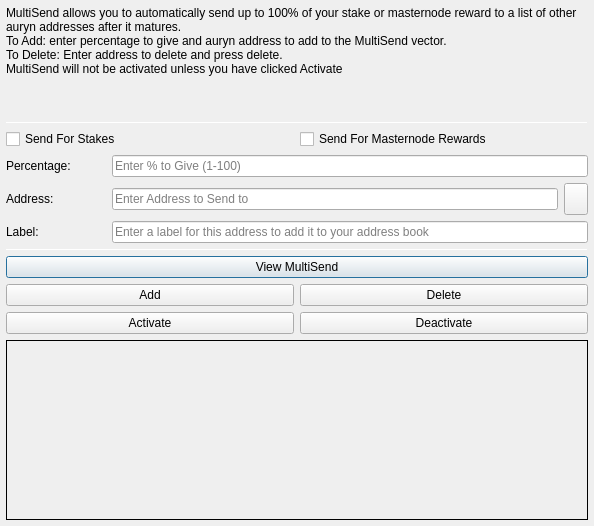
<?xml version="1.0" encoding="UTF-8"?>
<ui version="4.0">
 <class>MultiSendDialog</class>
 <widget class="QDialog" name="MultiSendDialog">
  <property name="windowModality">
   <enum>Qt::NonModal</enum>
  </property>
  <property name="geometry">
   <rect>
    <x>0</x>
    <y>0</y>
    <width>594</width>
    <height>526</height>
   </rect>
  </property>
  <property name="windowTitle">
   <string>MultiSend</string>
  </property>
  <layout class="QVBoxLayout" name="verticalLayout" stretch="0">
   <property name="leftMargin">
    <number>6</number>
   </property>
   <property name="topMargin">
    <number>6</number>
   </property>
   <property name="rightMargin">
    <number>6</number>
   </property>
   <property name="bottomMargin">
    <number>6</number>
   </property>
   <item>
    <layout class="QVBoxLayout" name="verticalLayout_Main" stretch="1,1,1,0,1,1,1">
     <item>
      <widget class="QLabel" name="label_2">
       <property name="lineWidth">
        <number>1</number>
       </property>
       <property name="text">
        <string>MultiSend allows you to automatically send up to 100% of your stake or masternode reward to a list of other auryn addresses after it matures.
To Add: enter percentage to give and auryn address to add to the MultiSend vector.
To Delete: Enter address to delete and press delete.
MultiSend will not be activated unless you have clicked Activate</string>
       </property>
       <property name="alignment">
        <set>Qt::AlignLeading|Qt::AlignLeft|Qt::AlignTop</set>
       </property>
       <property name="wordWrap">
        <bool>true</bool>
       </property>
      </widget>
     </item>
     <item>
      <widget class="Line" name="line">
       <property name="minimumSize">
        <size>
         <width>0</width>
         <height>1</height>
        </size>
       </property>
       <property name="maximumSize">
        <size>
         <width>16777215</width>
         <height>1</height>
        </size>
       </property>
       <property name="orientation">
        <enum>Qt::Horizontal</enum>
       </property>
      </widget>
     </item>
     <item>
      <layout class="QVBoxLayout" name="verticalLayout_Settings">
       <item>
        <layout class="QHBoxLayout" name="horizontalLayout">
         <item>
          <widget class="QCheckBox" name="multiSendStakeCheckBox">
           <property name="text">
            <string>Send For Stakes</string>
           </property>
          </widget>
         </item>
         <item>
          <widget class="QCheckBox" name="multiSendMasternodeCheckBox">
           <property name="text">
            <string>Send For Masternode Rewards</string>
           </property>
          </widget>
         </item>
        </layout>
       </item>
       <item>
        <layout class="QHBoxLayout" name="horizontalLayout_6">
         <item>
          <widget class="QLabel" name="label">
           <property name="minimumSize">
            <size>
             <width>100</width>
             <height>0</height>
            </size>
           </property>
           <property name="toolTip">
            <string>Percentage of stake to send</string>
           </property>
           <property name="text">
            <string>Percentage:</string>
           </property>
          </widget>
         </item>
         <item>
          <widget class="QLineEdit" name="multiSendPercentEdit">
           <property name="toolTip">
            <string>Enter whole numbers 1 - 100</string>
           </property>
           <property name="placeholderText">
            <string>Enter % to Give (1-100)</string>
           </property>
          </widget>
         </item>
        </layout>
       </item>
       <item>
        <layout class="QHBoxLayout" name="horizontalLayout_7">
         <item>
          <widget class="QLabel" name="label_5">
           <property name="minimumSize">
            <size>
             <width>100</width>
             <height>0</height>
            </size>
           </property>
           <property name="toolTip">
            <string>Address to send portion of stake to</string>
           </property>
           <property name="text">
            <string>Address:</string>
           </property>
          </widget>
         </item>
         <item>
          <widget class="QLineEdit" name="multiSendAddressEdit">
           <property name="toolTip">
            <string/>
           </property>
           <property name="placeholderText">
            <string>Enter Address to Send to</string>
           </property>
          </widget>
         </item>
         <item>
          <widget class="QToolButton" name="addressBookButton">
           <property name="maximumSize">
            <size>
             <width>16777215</width>
             <height>32</height>
            </size>
           </property>
           <property name="toolTip">
            <string>Choose an address from the address book</string>
           </property>
           <property name="text">
            <string/>
           </property>
           <property name="icon">
            <iconset resource="../bitcoin.qrc">
             <normaloff>:/icons/address-book</normaloff>:/icons/address-book</iconset>
           </property>
           <property name="shortcut">
            <string>Alt+A</string>
           </property>
          </widget>
         </item>
        </layout>
       </item>
      </layout>
     </item>
     <item>
      <layout class="QHBoxLayout" name="horizontalLayout_3">
       <item>
        <widget class="QLabel" name="label_3">
         <property name="minimumSize">
          <size>
           <width>100</width>
           <height>0</height>
          </size>
         </property>
         <property name="text">
          <string>Label:</string>
         </property>
        </widget>
       </item>
       <item>
        <widget class="QLineEdit" name="labelAddressLabelEdit">
         <property name="placeholderText">
          <string>Enter a label for this address to add it to your address book</string>
         </property>
        </widget>
       </item>
      </layout>
     </item>
     <item>
      <widget class="Line" name="line_2">
       <property name="minimumSize">
        <size>
         <width>0</width>
         <height>1</height>
        </size>
       </property>
       <property name="maximumSize">
        <size>
         <width>16777215</width>
         <height>1</height>
        </size>
       </property>
       <property name="orientation">
        <enum>Qt::Horizontal</enum>
       </property>
      </widget>
     </item>
     <item>
      <layout class="QVBoxLayout" name="verticalLayout_Buttons">
       <item>
        <layout class="QHBoxLayout" name="horizontalLayout_4">
         <item>
          <widget class="QPushButton" name="viewButton">
           <property name="toolTip">
            <string/>
           </property>
           <property name="statusTip">
            <string>View MultiSend Vector</string>
           </property>
           <property name="text">
            <string>View MultiSend</string>
           </property>
          </widget>
         </item>
        </layout>
       </item>
       <item>
        <layout class="QHBoxLayout" name="horizontalLayout_2">
         <item>
          <widget class="QPushButton" name="addButton">
           <property name="toolTip">
            <string/>
           </property>
           <property name="statusTip">
            <string>Add to MultiSend Vector</string>
           </property>
           <property name="text">
            <string>Add</string>
           </property>
          </widget>
         </item>
         <item>
          <widget class="QPushButton" name="deleteButton">
           <property name="toolTip">
            <string/>
           </property>
           <property name="statusTip">
            <string>Delete Address From MultiSend Vector</string>
           </property>
           <property name="text">
            <string>Delete</string>
           </property>
          </widget>
         </item>
        </layout>
       </item>
       <item>
        <layout class="QHBoxLayout" name="horizontalLayout_5">
         <item>
          <widget class="QPushButton" name="activateButton">
           <property name="statusTip">
            <string>Activate MultiSend</string>
           </property>
           <property name="text">
            <string>Activate</string>
           </property>
          </widget>
         </item>
         <item>
          <widget class="QPushButton" name="disableButton">
           <property name="statusTip">
            <string>Deactivate MultiSend</string>
           </property>
           <property name="text">
            <string>Deactivate</string>
           </property>
          </widget>
         </item>
        </layout>
       </item>
      </layout>
     </item>
     <item>
      <widget class="QLabel" name="message">
       <property name="minimumSize">
        <size>
         <width>0</width>
         <height>180</height>
        </size>
       </property>
       <property name="frameShape">
        <enum>QFrame::Panel</enum>
       </property>
       <property name="frameShadow">
        <enum>QFrame::Plain</enum>
       </property>
       <property name="lineWidth">
        <number>1</number>
       </property>
       <property name="midLineWidth">
        <number>1</number>
       </property>
       <property name="text">
        <string/>
       </property>
       <property name="alignment">
        <set>Qt::AlignLeading|Qt::AlignLeft|Qt::AlignTop</set>
       </property>
       <property name="wordWrap">
        <bool>true</bool>
       </property>
      </widget>
     </item>
    </layout>
   </item>
  </layout>
 </widget>
 <resources>
  <include location="../bitcoin.qrc"/>
 </resources>
 <connections/>
</ui>
